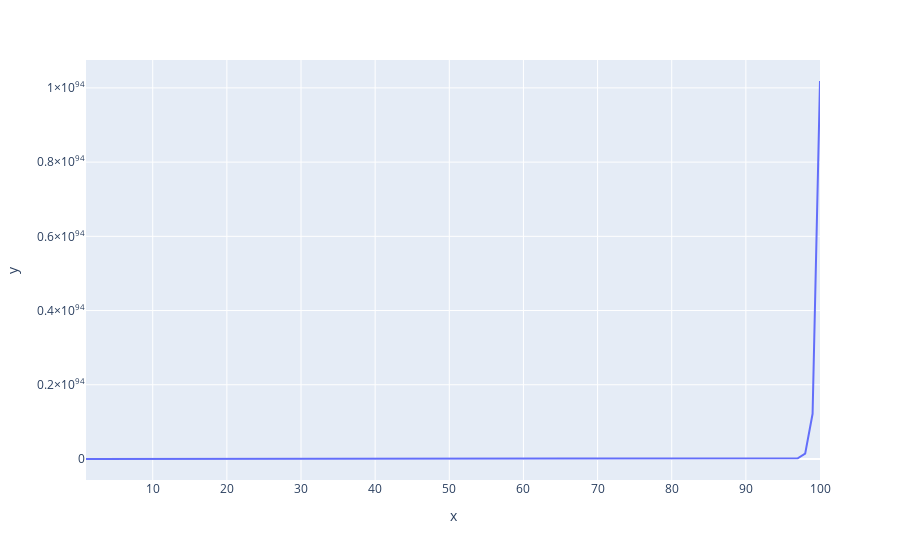
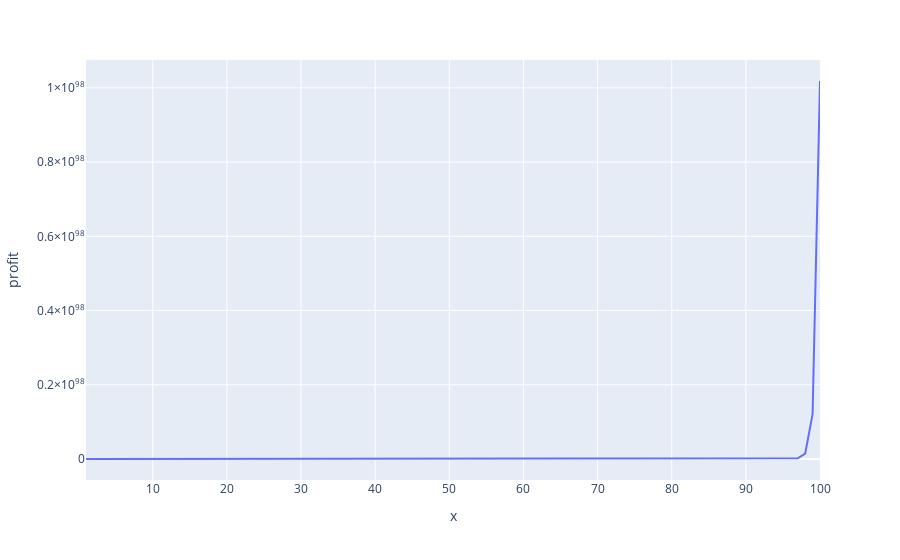
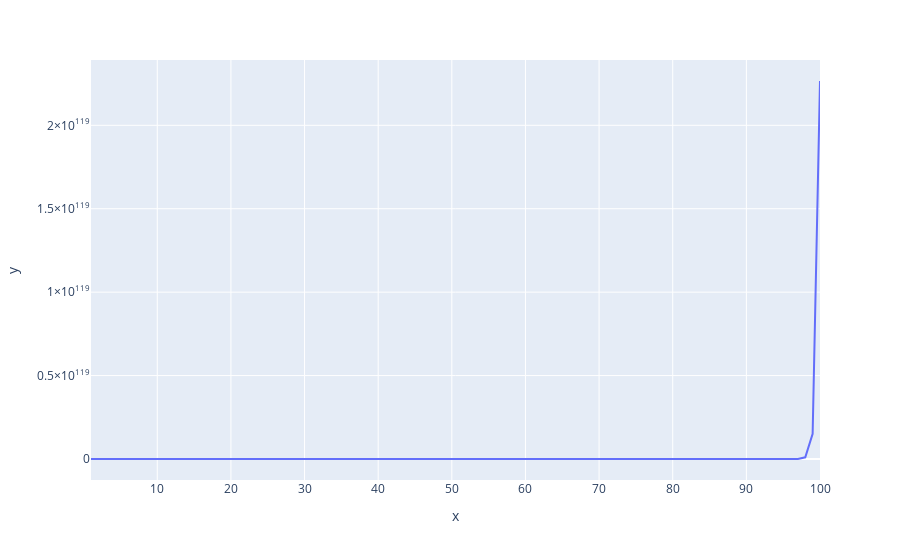
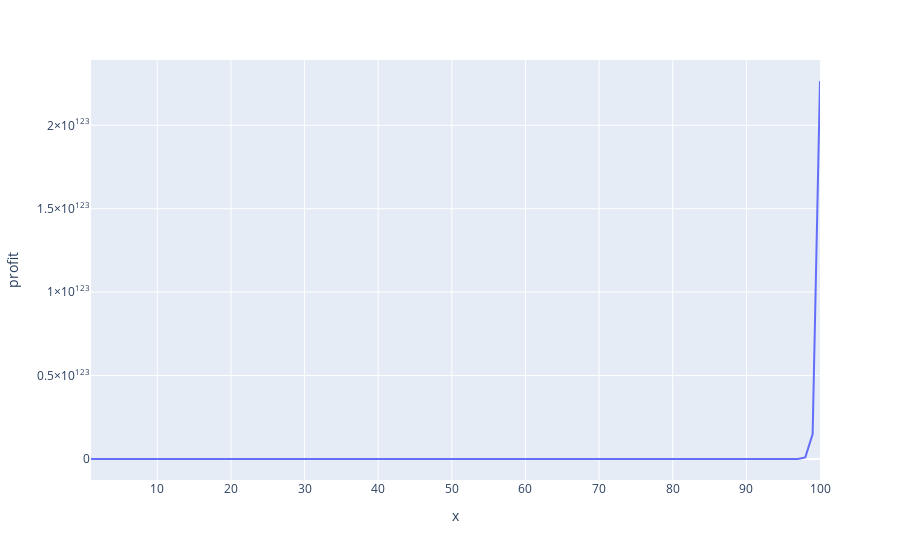

The cell these charts' notebook holds for them, in order:
### Code cell
x = np.linspace(1, 100, 100)

for d in df_lst:
    
    params = fit(d[['price', 'count_']], 
                 p1=-1., 
                 p2=0.,
                 opciones={'disp':True,'maxiter':10000})
    
    y = np.exp(params[0]*x+params[1])
    
    
    
    df_plot=pd.DataFrame()
    df_plot['x']=x
    df_plot['y']=y
    df_plot['profit']=df_plot.x*df_plot.y*100
    
    
    display(px.line(df_plot, x='x', y='y'))
    display(px.line(df_plot, x='x', y='profit'))
